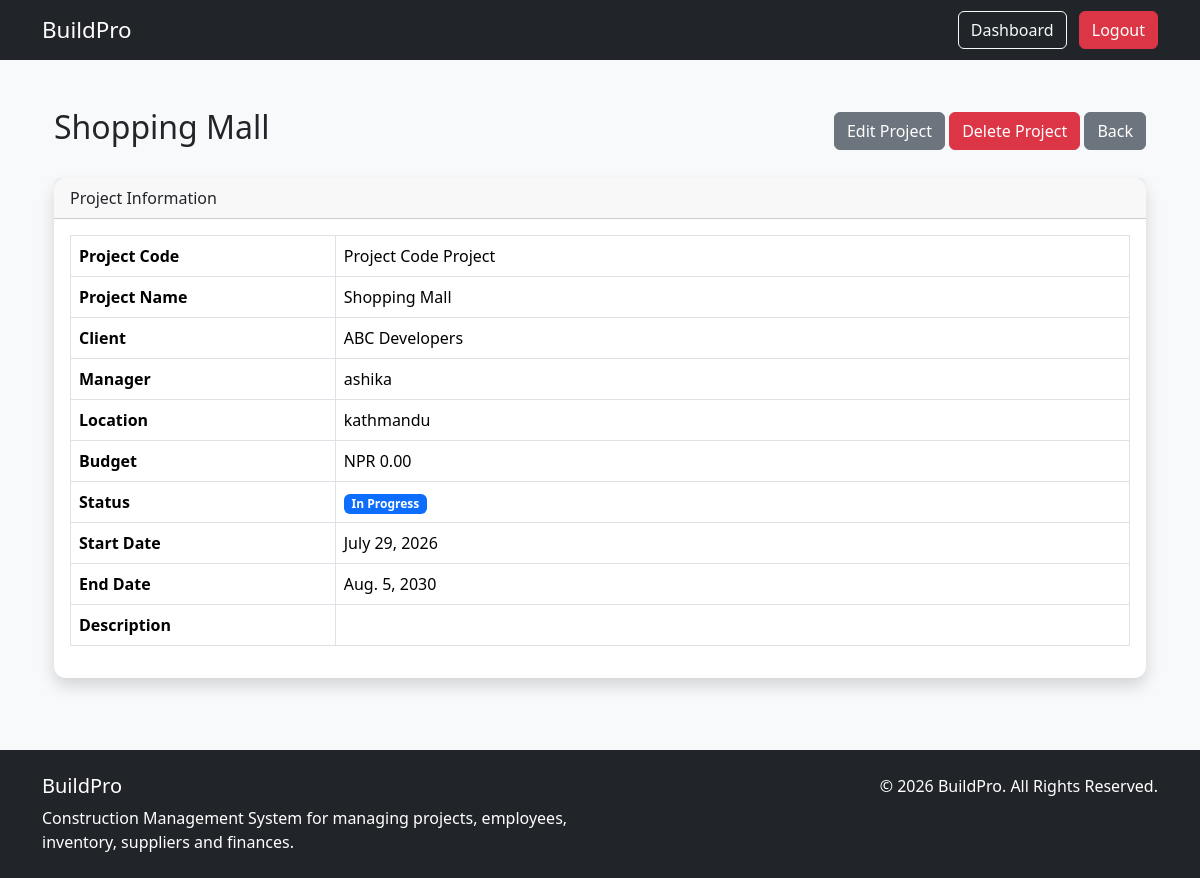
Before: /projects/2/ (signed in) with the older database file.
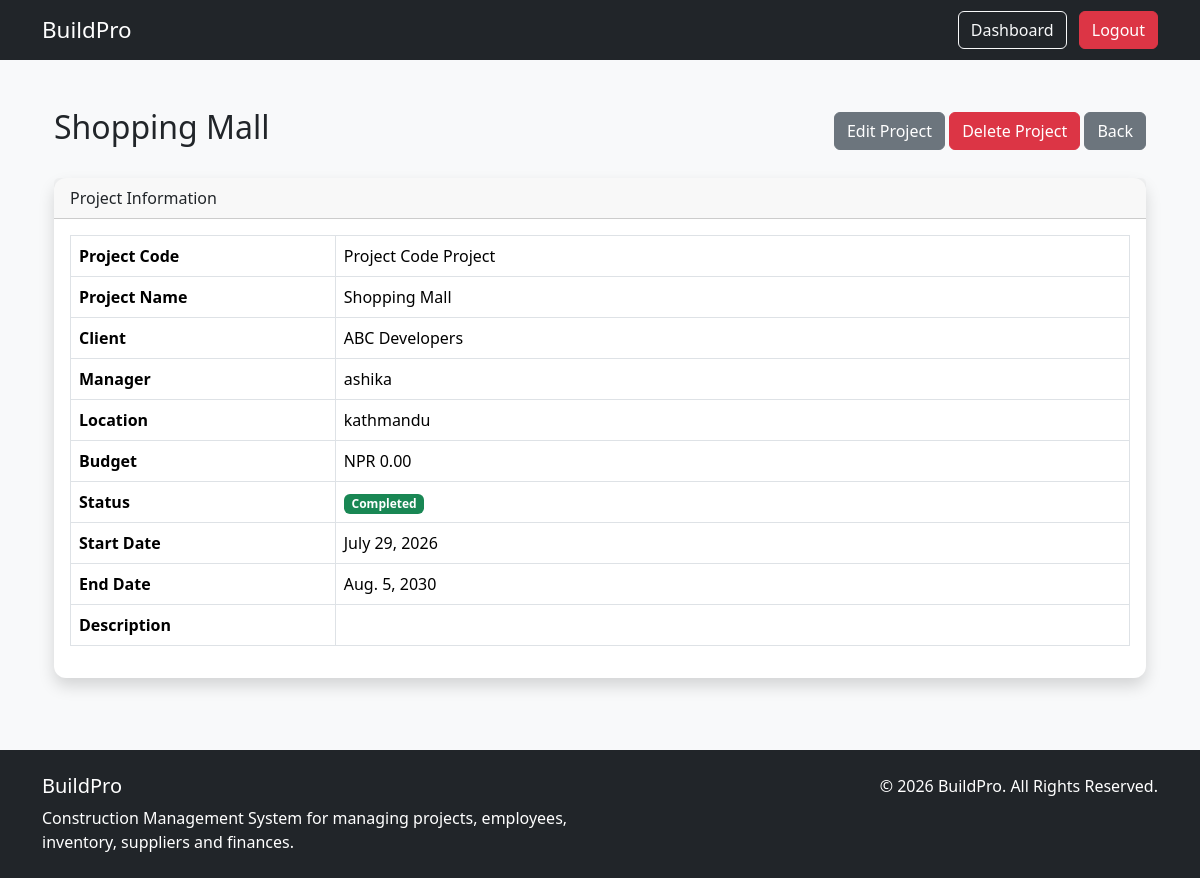
After: the same page with the newer database file.
### projects/views.py (the view)
# urls.py: path('projects/<int:pk>/', views.project_detail, name='project_detail'),
@login_required
def project_detail(request, pk):
    project = get_object_or_404(Project, pk=pk)
    return render(request, "projects/project_detail.html", {
        "project": project
    })

### projects/templates/projects/project_detail.html (shortened to what this page needs)
{% extends "base.html" %}
{% block content %}
<div class="container mt-4">
    <div class="d-flex justify-content-between align-items-center mb-4">
        <h2>{{ project.name }}</h2>
        <div>
            <a href="{% url 'project_update' project.pk %}" class="btn btn-secondary">
                Edit Project
            </a>
            <a href="{% url 'project_delete' project.pk %}" class="btn btn-danger">
                Delete Project
            </a>
            <a href="{% url 'project_list' %}" class="btn btn-secondary">
                Back
            </a>
        </div>
    </div>
    <div class="card shadow">
        <div class="card-header">
            Project Information
        </div>
        <div class="card-body">
            <table class="table table-bordered">
                <tr>
                    <th width="25%">Project Code</th>
                    <td>{{ project.project_code }}</td>
                </tr>
                <tr>
                    <th>Project Name</th>
                    <td>{{ project.name }}</td>
                </tr>
                <tr>
                    <th>Client</th>
                    <td>{{ project.client }}</td>
                </tr>
                <tr>
                    <th>Manager</th>
                    <td>{{ project.manager }}</td>
                </tr>
                <tr>
                    <th>Location</th>
                    <td>{{ project.location }}</td>
                </tr>
                <tr>
                    <th>Budget</th>
                    <td>NPR {{ project.budget }}</td>
                </tr>
                <tr>
                    <th>Status</th>
                    <td>
                        {% if project.status == "PLANNING" %}
                            <span class="badge bg-secondary">Planning</span>
                        {% elif project.status == "IN_PROGRESS" %}
                            <span class="badge bg-primary">In Progress</span>
                        {% elif project.status == "ON_HOLD" %}
                            <span class="badge bg-warning text-dark">On Hold</span>
                        {% else %}
                            <span class="badge bg-success">Completed</span>
                        {% endif %}
                    </td>
                </tr>
                <tr>
                    <th>Start Date</th>
                    <td>{{ project.start_date }}</td>
                </tr>
                <tr>
                    <th>End Date</th>
                    <td>{{ project.end_date }}</td>
                </tr>
                <tr>
                    <th>Description</th>
                    <td>{{ project.description|linebreaks }}</td>
                </tr>
            </table>
        </div>
    </div>
</div>
{% endblock %}

Changed rows visible on the page:
changed Project "Shopping Mall": status "IN_PROGRESS" → "COMPLETED" (drawn)
Other visible differences:
text no longer shown: "In Progress"
text now shown: "Completed"
